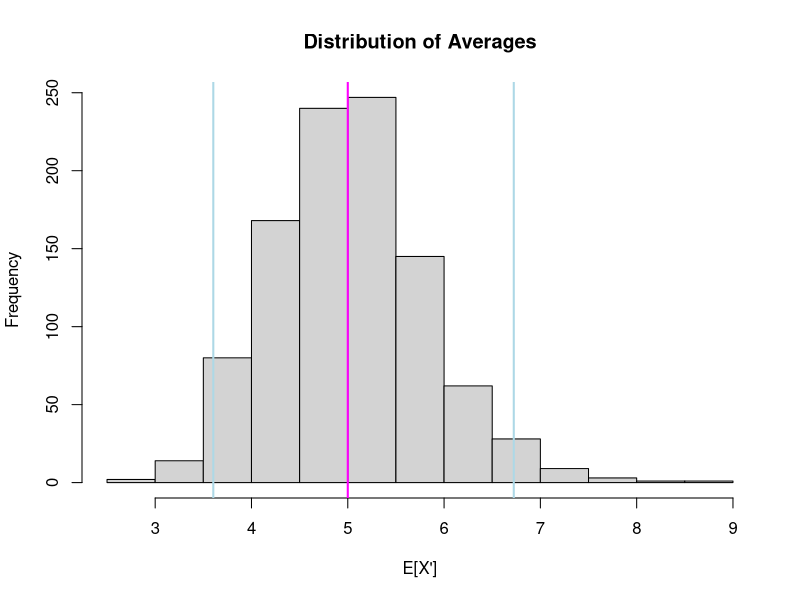
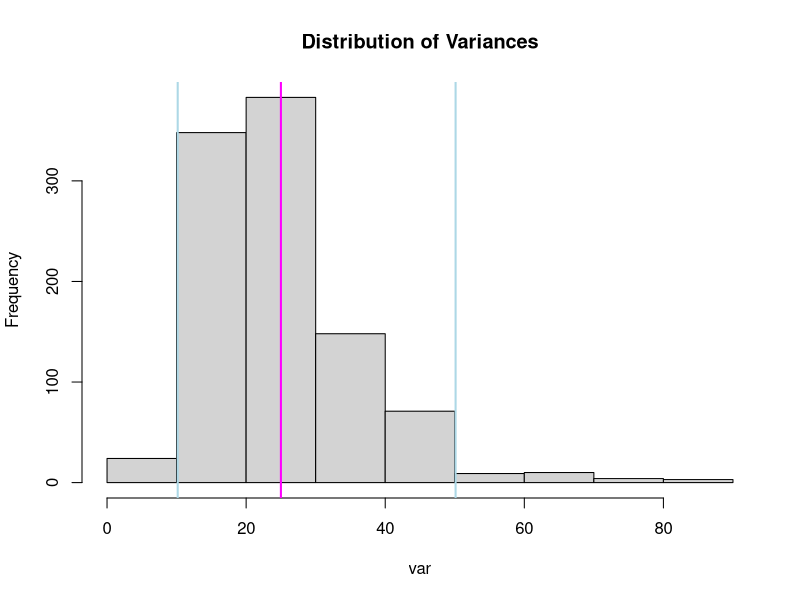
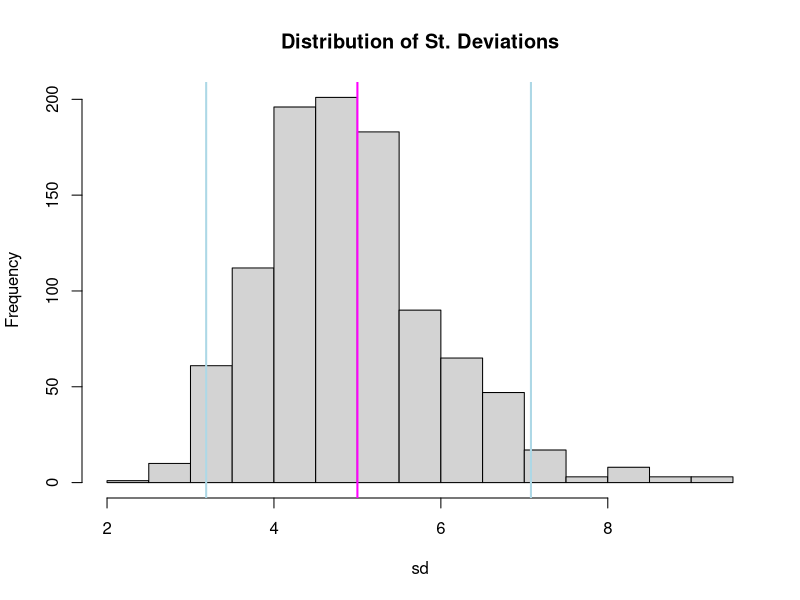

R code for these plots, in order:
## ---- chunk 1
library(ggplot2)

## ---- chunk 2
set.seed(121212)
my_lambda <- 0.2
my_n <- 40
nsim <- 1000

samples <- matrix(nrow = 40, ncol = 1000)
for(i in 1:1000) samples[,i] = rexp(my_n, my_lambda)
## ---- chunk 3
mns <- apply(samples, 2, mean)

sdevs <- apply(samples, 2, sd)

vars <- apply(samples, 2, var)
## ---- chunk 4
hist(mns, main = "Distribution of Averages",
     xlab = "E[X']")
abline(v = 5, col = "magenta", lwd = 2)
abline(v = quantile(mns, c(.025, .975)), col = "lightblue", lwd = 2)
## ---- chunk 5
quantile(mns, c(.025, .975))
## ---- chunk 6
hist(vars, main = "Distribution of Variances",
     xlab = "var")
abline(v = 25, col = "magenta", lwd = 2)
abline(v = quantile(vars, c(.025,.975)), col = "lightblue", lwd = 2)
## ---- chunk 7
hist(sdevs, main = "Distribution of St. Deviations",
     xlab = "sd")
abline(v = 5, col = "magenta", lwd = 2)
abline(v = quantile(sdevs, c(.025,.975)), col = "lightblue", lwd = 2)
